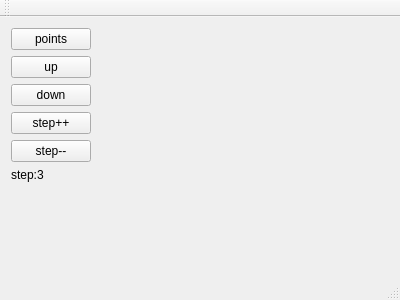
<?xml version="1.0" encoding="UTF-8"?>
<ui version="4.0">
 <class>MainWindow</class>
 <widget class="QMainWindow" name="MainWindow">
  <property name="geometry">
   <rect>
    <x>0</x>
    <y>0</y>
    <width>400</width>
    <height>300</height>
   </rect>
  </property>
  <property name="windowTitle">
   <string>MainWindow</string>
  </property>
  <widget class="QWidget" name="centralWidget">
   <layout class="QFormLayout" name="formLayout">
    <item row="0" column="0">
     <layout class="QHBoxLayout" name="horizontalLayout">
      <item>
       <layout class="QVBoxLayout" name="verticalLayout">
        <item>
         <widget class="QPushButton" name="points">
          <property name="text">
           <string>points</string>
          </property>
         </widget>
        </item>
        <item>
         <widget class="QPushButton" name="up">
          <property name="text">
           <string>up</string>
          </property>
         </widget>
        </item>
        <item>
         <widget class="QPushButton" name="down">
          <property name="text">
           <string>down</string>
          </property>
         </widget>
        </item>
        <item>
         <widget class="QPushButton" name="pushButton">
          <property name="text">
           <string>step++</string>
          </property>
         </widget>
        </item>
        <item>
         <widget class="QPushButton" name="pushButton_2">
          <property name="text">
           <string>step--</string>
          </property>
         </widget>
        </item>
        <item>
         <widget class="QLabel" name="label_2">
          <property name="text">
           <string>step:3</string>
          </property>
         </widget>
        </item>
       </layout>
      </item>
      <item>
       <widget class="LabelView" name="label">
        <property name="text">
         <string/>
        </property>
       </widget>
      </item>
     </layout>
    </item>
   </layout>
  </widget>
  <widget class="QMenuBar" name="menuBar">
   <property name="geometry">
    <rect>
     <x>0</x>
     <y>0</y>
     <width>400</width>
     <height>22</height>
    </rect>
   </property>
  </widget>
  <widget class="QToolBar" name="mainToolBar">
   <attribute name="toolBarArea">
    <enum>TopToolBarArea</enum>
   </attribute>
   <attribute name="toolBarBreak">
    <bool>false</bool>
   </attribute>
  </widget>
  <widget class="QStatusBar" name="statusBar"/>
 </widget>
 <layoutdefault spacing="6" margin="11"/>
 <customwidgets>
  <customwidget>
   <class>LabelView</class>
   <extends>QLabel</extends>
   <header>labelview.h</header>
  </customwidget>
 </customwidgets>
 <resources/>
 <connections/>
</ui>
